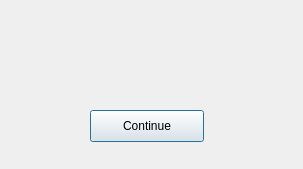
<?xml version="1.0" encoding="UTF-8"?>
<ui version="4.0">
 <class>Confirmation</class>
 <widget class="QDialog" name="Confirmation">
  <property name="geometry">
   <rect>
    <x>0</x>
    <y>0</y>
    <width>303</width>
    <height>169</height>
   </rect>
  </property>
  <property name="windowTitle">
   <string>Dialog</string>
  </property>
  <widget class="QPushButton" name="continueButton">
   <property name="geometry">
    <rect>
     <x>90</x>
     <y>110</y>
     <width>114</width>
     <height>32</height>
    </rect>
   </property>
   <property name="text">
    <string>Continue</string>
   </property>
  </widget>
  <widget class="QLabel" name="successfulAdd">
   <property name="geometry">
    <rect>
     <x>10</x>
     <y>20</y>
     <width>281</width>
     <height>71</height>
    </rect>
   </property>
   <property name="text">
    <string/>
   </property>
  </widget>
 </widget>
 <resources/>
 <connections/>
</ui>
